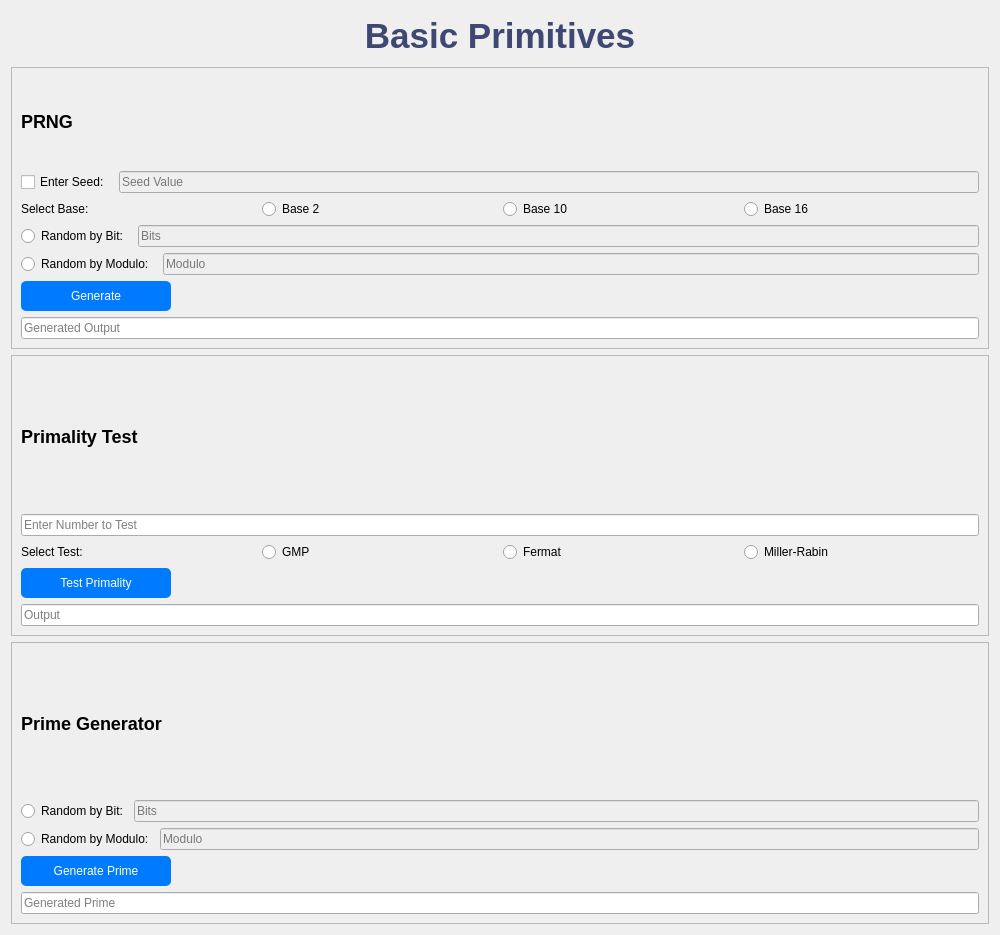
<?xml version="1.0" encoding="UTF-8"?>
<ui version="4.0">
    <class>BasicPrimitives</class>
    <widget class="QWidget" name="BasicPrimitives">
        <property name="geometry">
            <rect>
                <x>0</x>
                <y>0</y>
                <width>1000</width>
                <height>935</height>
            </rect>
        </property>
        <property name="windowTitle">
            <string>Basic Primitives</string>
        </property>
        <layout class="QVBoxLayout" name="verticalLayout">
            <item>
                <widget class="QLabel" name="titleLabel">
                    <property name="sizePolicy">
                        <sizepolicy hsizetype="Preferred" vsizetype="Preferred">
                            <horstretch>0</horstretch>
                            <verstretch>0</verstretch>
                        </sizepolicy>
                    </property>
                    <property name="maximumSize">
                        <size>
                            <width>1000</width>
                            <height>50</height>
                        </size>
                    </property>
                    <property name="styleSheet">
                        <string notr="true">font-size: 35px; font-weight: bold; color: #3f4773;</string>
                    </property>
                    <property name="text">
                        <string>Basic Primitives</string>
                    </property>
                    <property name="alignment">
                        <set>Qt::AlignCenter</set>
                    </property>
                </widget>
            </item>
            <item>
                <widget class="QFrame" name="prngFrame">
                    <property name="frameShape">
                        <enum>QFrame::StyledPanel</enum>
                    </property>
                    <layout class="QVBoxLayout" name="prngLayout">
                        <item>
                            <widget class="QLabel" name="prngLabel">
                                <property name="styleSheet">
                                    <string>font-size: 18px; font-weight: bold;</string>
                                </property>
                                <property name="text">
                                    <string>PRNG</string>
                                </property>
                            </widget>
                        </item>
                        <item>
                            <layout class="QHBoxLayout" name="seedLayout">
                                <item>
                                    <widget class="QCheckBox" name="enableSeed">
                                        <property name="text">
                                            <string>Enter Seed: </string>
                                        </property>
                                    </widget>
                                </item>
                                <item>
                                    <widget class="QLineEdit" name="inputSeed">
                                        <property name="enabled">
                                            <bool>false</bool>
                                        </property>
                                        <property name="inputMethodHints">
                                            <set>Qt::ImhNone</set>
                                        </property>
                                        <property name="placeholderText">
                                            <string>Seed Value</string>
                                        </property>
                                        <property name="clearButtonEnabled">
                                            <bool>false</bool>
                                        </property>
                                    </widget>
                                </item>
                            </layout>
                        </item>
                        <item>
                            <layout class="QHBoxLayout" name="baseLayout">
                                <item>
                                    <widget class="QLabel" name="baseLabel">
                                        <property name="text">
                                            <string>Select Base:</string>
                                        </property>
                                    </widget>
                                </item>
                                <item>
                                    <widget class="QRadioButton" name="base2">
                                        <property name="text">
                                            <string>Base 2</string>
                                        </property>
                                        <attribute name="buttonGroup">
                                            <string notr="true">selBaseRng</string>
                                        </attribute>
                                    </widget>
                                </item>
                                <item>
                                    <widget class="QRadioButton" name="base10">
                                        <property name="text">
                                            <string>Base 10</string>
                                        </property>
                                        <attribute name="buttonGroup">
                                            <string notr="true">selBaseRng</string>
                                        </attribute>
                                    </widget>
                                </item>
                                <item>
                                    <widget class="QRadioButton" name="base16">
                                        <property name="text">
                                            <string>Base 16</string>
                                        </property>
                                        <attribute name="buttonGroup">
                                            <string notr="true">selBaseRng</string>
                                        </attribute>
                                    </widget>
                                </item>
                            </layout>
                        </item>
                        <item>
                            <layout class="QVBoxLayout" name="methodLayout">
                                <item>
                                    <layout class="QHBoxLayout" name="randIntBLayout">
                                        <item>
                                            <widget class="QRadioButton" name="btnBitRng">
                                                <property name="text">
                                                    <string>Random by Bit: </string>
                                                </property>
                                                <attribute name="buttonGroup">
                                                    <string notr="true">selModeRng</string>
                                                </attribute>
                                            </widget>
                                        </item>
                                        <item>
                                            <widget class="QLineEdit" name="inputBitRng">
                                                <property name="enabled">
                                                    <bool>false</bool>
                                                </property>
                                                <property name="placeholderText">
                                                    <string>Bits</string>
                                                </property>
                                            </widget>
                                        </item>
                                    </layout>
                                </item>
                                <item>
                                    <layout class="QHBoxLayout" name="randIntMLayout">
                                        <item>
                                            <widget class="QRadioButton" name="btnModRng">
                                                <property name="text">
                                                    <string>Random by Modulo: </string>
                                                </property>
                                                <attribute name="buttonGroup">
                                                    <string notr="true">selModeRng</string>
                                                </attribute>
                                            </widget>
                                        </item>
                                        <item>
                                            <widget class="QLineEdit" name="inputModRng">
                                                <property name="enabled">
                                                    <bool>false</bool>
                                                </property>
                                                <property name="placeholderText">
                                                    <string>Modulo</string>
                                                </property>
                                            </widget>
                                        </item>
                                    </layout>
                                </item>
                            </layout>
                        </item>
                        <item>
                            <widget class="QPushButton" name="btnRng">
                                <property name="maximumSize">
                                    <size>
                                        <width>150</width>
                                        <height>30</height>
                                    </size>
                                </property>
                                <property name="styleSheet">
                                    <string>background-color: #007BFF; color: white; padding: 5px 10px; border-radius: 5px;</string>
                                </property>
                                <property name="text">
                                    <string>Generate</string>
                                </property>
                            </widget>
                        </item>
                        <item>
                            <widget class="QLineEdit" name="outputRng">
                                <property name="readOnly">
                                    <bool>true</bool>
                                </property>
                                <property name="placeholderText">
                                    <string>Generated Output</string>
                                </property>
                            </widget>
                        </item>
                    </layout>
                </widget>
            </item>
            <item>
                <widget class="QFrame" name="primalityTestFrame">
                    <property name="frameShape">
                        <enum>QFrame::StyledPanel</enum>
                    </property>
                    <layout class="QVBoxLayout" name="primalityTestLayout">
                        <item>
                            <widget class="QLabel" name="primalityTestLabel">
                                <property name="styleSheet">
                                    <string>font-size: 18px; font-weight: bold;</string>
                                </property>
                                <property name="text">
                                    <string>Primality Test</string>
                                </property>
                            </widget>
                        </item>
                        <item>
                            <widget class="QLineEdit" name="inputPrimeTest">
                                <property name="placeholderText">
                                    <string>Enter Number to Test</string>
                                </property>
                            </widget>
                        </item>
                        <item>
                            <layout class="QHBoxLayout" name="primalityTestMethodLayout">
                                <item>
                                    <widget class="QLabel" name="baseLabel">
                                        <property name="text">
                                            <string>Select Test:</string>
                                        </property>
                                    </widget>
                                </item>
                                <item>
                                    <widget class="QRadioButton" name="gmpTestRadio">
                                        <property name="text">
                                            <string>GMP</string>
                                        </property>
                                        <attribute name="buttonGroup">
                                            <string notr="true">selPrimeTest</string>
                                        </attribute>
                                    </widget>
                                </item>
                                <item>
                                    <widget class="QRadioButton" name="fermatTestRadio">
                                        <property name="text">
                                            <string>Fermat</string>
                                        </property>
                                        <attribute name="buttonGroup">
                                            <string notr="true">selPrimeTest</string>
                                        </attribute>
                                    </widget>
                                </item>
                                <item>
                                    <widget class="QRadioButton" name="millerRabinTestRadio">
                                        <property name="text">
                                            <string>Miller-Rabin</string>
                                        </property>
                                        <attribute name="buttonGroup">
                                            <string notr="true">selPrimeTest</string>
                                        </attribute>
                                    </widget>
                                </item>
                            </layout>
                        </item>
                        <item>
                            <widget class="QPushButton" name="btnPrimeTest">
                                <property name="maximumSize">
                                    <size>
                                        <width>150</width>
                                        <height>30</height>
                                    </size>
                                </property>
                                <property name="styleSheet">
                                    <string>background-color: #007BFF; color: white; padding: 5px 10px; border-radius: 5px;</string>
                                </property>
                                <property name="text">
                                    <string>Test Primality</string>
                                </property>
                            </widget>
                        </item>
                        <item>
                            <widget class="QLineEdit" name="outputPrimeTest">
                                <property name="readOnly">
                                    <bool>true</bool>
                                </property>
                                <property name="placeholderText">
                                    <string>Output</string>
                                </property>
                            </widget>
                        </item>
                    </layout>
                </widget>
            </item>
            <item>
                <widget class="QFrame" name="primeGeneratorFrame">
                    <property name="frameShape">
                        <enum>QFrame::StyledPanel</enum>
                    </property>
                    <layout class="QVBoxLayout" name="primeGeneratorLayout">
                        <item>
                            <widget class="QLabel" name="primeGeneratorLabel">
                                <property name="styleSheet">
                                    <string>font-size: 18px; font-weight: bold;</string>
                                </property>
                                <property name="text">
                                    <string>Prime Generator</string>
                                </property>
                            </widget>
                        </item>
                        <item>
                            <layout class="QVBoxLayout" name="methodLayout">
                                <item>
                                    <layout class="QHBoxLayout" name="randIntBLayout">
                                        <item>
                                            <widget class="QRadioButton" name="btnBitPrimeGen">
                                                <property name="text">
                                                    <string>Random by Bit:</string>
                                                </property>
                                                <attribute name="buttonGroup">
                                                    <string notr="true">selModePrimeGen</string>
                                                </attribute>
                                            </widget>
                                        </item>
                                        <item>
                                            <widget class="QLineEdit" name="inputBitPrimeGen">
                                                <property name="enabled">
                                                    <bool>false</bool>
                                                </property>
                                                <property name="placeholderText">
                                                    <string>Bits</string>
                                                </property>
                                            </widget>
                                        </item>
                                    </layout>
                                </item>
                                <item>
                                    <layout class="QHBoxLayout" name="randIntMLayout">
                                        <item>
                                            <widget class="QRadioButton" name="btnModPrimeGen">
                                                <property name="text">
                                                    <string>Random by Modulo:</string>
                                                </property>
                                                <attribute name="buttonGroup">
                                                    <string notr="true">selModePrimeGen</string>
                                                </attribute>
                                            </widget>
                                        </item>
                                        <item>
                                            <widget class="QLineEdit" name="inputModPrimeGen">
                                                <property name="enabled">
                                                    <bool>false</bool>
                                                </property>
                                                <property name="placeholderText">
                                                    <string>Modulo</string>
                                                </property>
                                            </widget>
                                        </item>
                                    </layout>
                                </item>
                            </layout>
                        </item>
                        <item>
                            <widget class="QPushButton" name="btnPrimeGen">
                                <property name="maximumSize">
                                    <size>
                                        <width>150</width>
                                        <height>30</height>
                                    </size>
                                </property>
                                <property name="styleSheet">
                                    <string>background-color: #007BFF; color: white; padding: 5px 10px; border-radius: 5px;</string>
                                </property>
                                <property name="text">
                                    <string>Generate Prime</string>
                                </property>
                            </widget>
                        </item>
                        <item>
                            <widget class="QLineEdit" name="outputPrimeGen">
                                <property name="readOnly">
                                    <bool>true</bool>
                                </property>
                                <property name="placeholderText">
                                    <string>Generated Prime</string>
                                </property>
                            </widget>
                        </item>
                    </layout>
                </widget>
            </item>
        </layout>
    </widget>
    <resources/>
    <connections/>
    <buttongroups>
        <buttongroup name="selBaseRng"/>
        <buttongroup name="selModePrimeGen"/>
        <buttongroup name="selPrimeTest"/>
        <buttongroup name="selModeRng"/>
    </buttongroups>
</ui>
